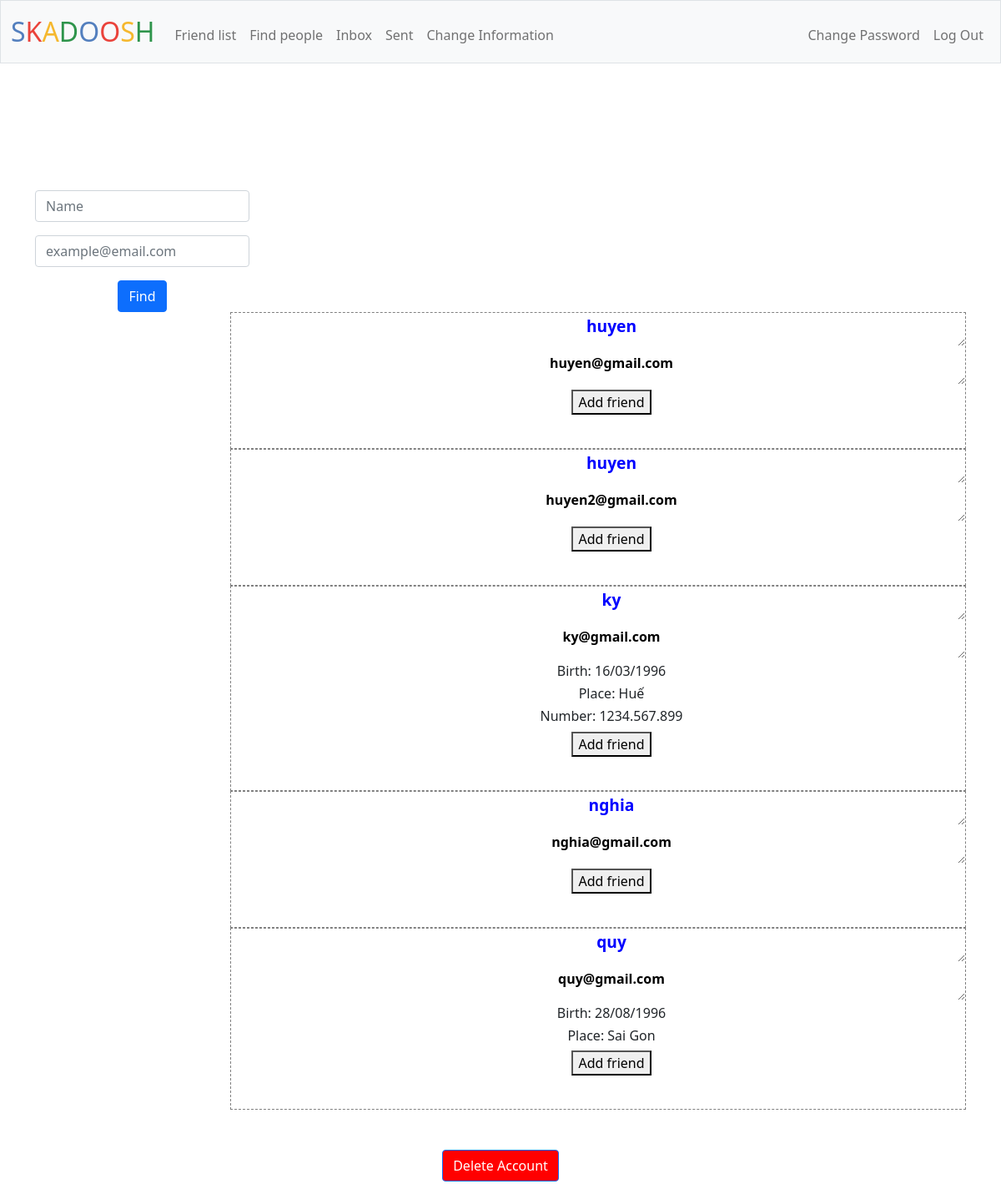
The app's page /find (signed in), older data.
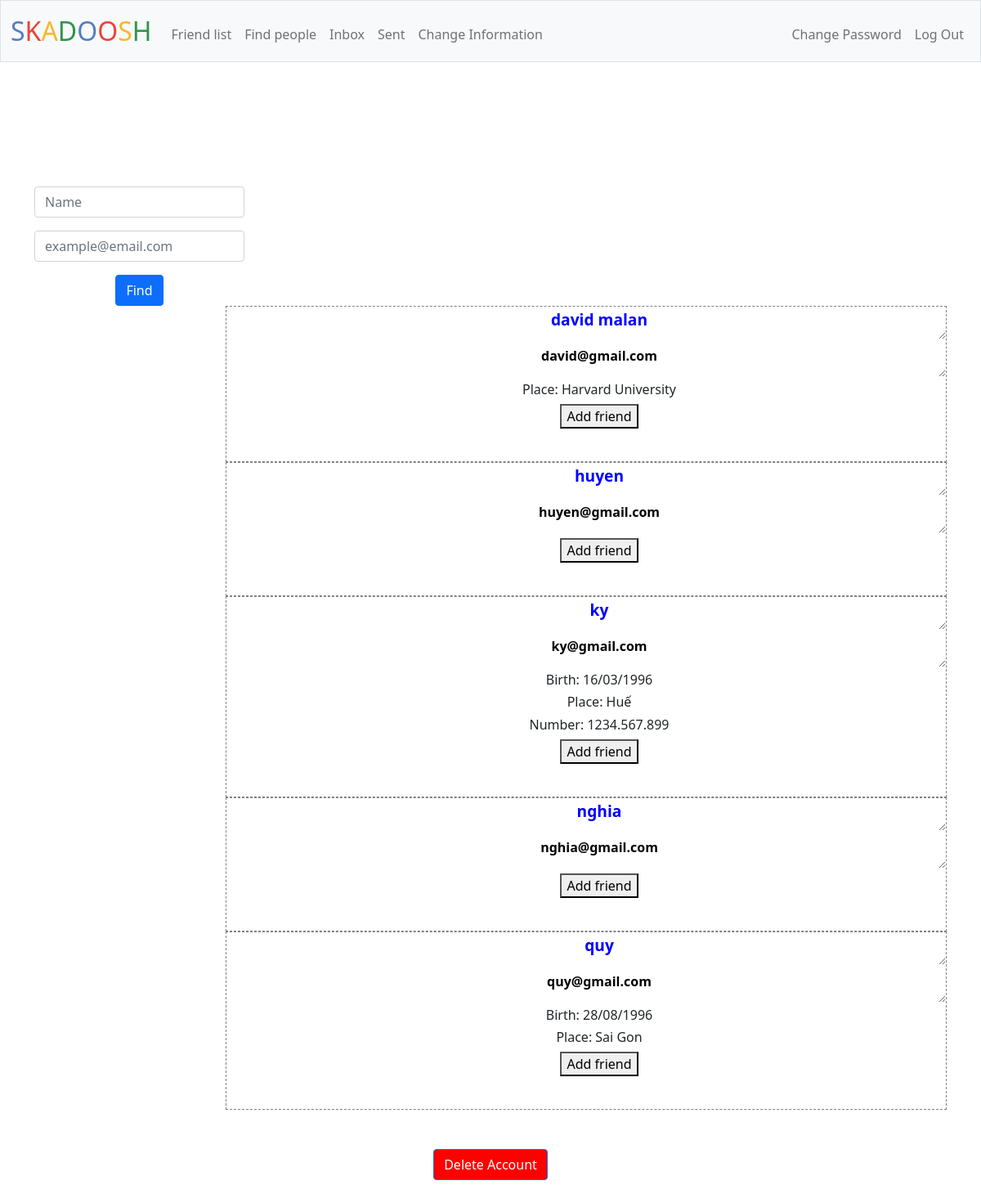
The same page, newer data.
### tables this page shows
CREATE TABLE informations (
id INTEGER PRIMARY KEY AUTOINCREMENT NOT NULL,
user_id INTEGER NOT NULL,
name TEXT NOT NULL,
birth TEXT,
place TEXT,
number TEXT,
email TEXT NOT NULL UNIQUE);

### app.py (the view, shortened to what this page needs)
@app.route("/find", methods = ["GET", "POST"])
@login_required
@information_required
def find():
    if request.method == "GET":
        user_id = session['user_id']
        rows = db.execute("SELECT * FROM informations WHERE NOT user_id = ? ORDER BY name", user_id)
        people = []
        for row in rows:
            person = {}
            person['name'] = row['name']
            person['email'] = row['email']
            person['birth'] = row['birth']
            person['place'] = row['place']
            person['number'] = row['number']
            user_id = session['user_id']
            friend_id = db.execute("SELECT user_id FROM informations WHERE email = ?", person['email'])[0]['user_id']
            row = db.execute("SELECT * FROM friends WHERE host_id = ? AND friend_id = ?", user_id, friend_id)
            if len(row) == 0:
                person['operation'] = 'Add friend'
            else:
                person['operation'] = 'Unfriend'
            people.append(person)
        return render_template("find.html", people=people)

### app.py (called while the page is built)
@app.after_request
def after_request(response):
    response.headers["Cache-Control"] = "no-cache, no-store, must-revalidate"
    response.headers["Expires"] = 0
    response.headers["Pragma"] = "no-cache"
    return response

### helpers.py (called while the page is built)
def login_required(f):
    @wraps(f)
    def decorated_function(*args, **kwargs):
        if session.get("user_id") is None:
            return redirect("/login")
        return f(*args, **kwargs)
    return decorated_function

def information_required(f):
    @wraps(f)
    def decorated_function(*args, **kwargs):
        user_id = session.get("user_id")
        rows = db.execute("SELECT * FROM informations WHERE user_id = ?", user_id)
        if len(rows) == 0:
            message = 'You must provide you informations first!'
            return render_template("information.html", requirement=message)
        return f(*args, **kwargs)
    return decorated_function

### templates/find.html (shortened to what this page needs)
{% extends "layout.html" %}
{% block main %}
<div id="parent">
    <div id="find">
        <form action="/find" method="post">
            <div class="mb-3">
                <input autofocus class="form-control mx-auto w-auto" id="name" name="name" placeholder="Name" type="text">
            </div>
            <div class="mb-3">
                <input class="form-control mx-auto w-auto" id="email" name="email" placeholder="example@email.com" type="text">
            </div>
            <button class="btn btn-primary" type="submit">Find</button>
        </form>
    </div>
    {% for person in people %}
    <div id="result">
        <form action="/add" method="post">
            <ul>
                <li><textarea id="person" name="name" readonly>{{ person["name"] }}</textarea></li>
                <li><textarea id="person-email" name="email" readonly>{{ person["email"] }}</textarea></li>
                {% if person["birth"] %}
                <li><h6>Birth: {{ person["birth"] }}</h6></li>
                {% endif %}
                {% if person["place"] %}
                <li><h6>Place: {{ person["place"] }}</h6></li>
                {% endif %}
                {% if person["number"] %}
                <li><h6>Number: {{ person["number"] }}</h6></li>
                {% endif %}
                <button type="submit">{{ person["operation"] }}</button>
            </ul>
            <br>
        </form>
    </div>
    {% endfor %}
</div>
{% endblock %}

### templates/layout.html (shortened to what this page needs)
<!DOCTYPE html>
<html lang="en">
    <head>
        <link href="https://cdn.jsdelivr.net/npm/bootstrap@5.1.3/dist/css/bootstrap.min.css" rel="stylesheet">
        <link href="/static/styles.css" rel="stylesheet">
    </head>
    <body>
        <nav class="bg-light border navbar navbar-expand-md navbar-light">
            <div class="container-fluid">
                <a class="navbar-brand" href="/"><span class="blue">S</span><span class="red">K</span><span class="yellow">A</span><span class="green">D</span><span class="blue">O</span><span class="red">O</span><span class="yellow">S</span><span class="green">H</span></a>
                <div class="collapse navbar-collapse" id="navbar">
                    {% if session["user_id"] %}
                        <ul class="navbar-nav me-auto mt-2">
                            <li class="nav-item"><a class="nav-link" href="/list">Friend list</a></li>
                            <li class="nav-item"><a class="nav-link" href="/find">Find people</a></li>
                            <li class="nav-item"><a class="nav-link" href="/inbox">Inbox</a></li>
                            <li class="nav-item"><a class="nav-link" href="/sent">Sent</a></li>
                            <li class="nav-item"><a class="nav-link" href="/change_information">Change Information</a></li>
                        </ul>
                        <ul class="navbar-nav ms-auto mt-2">
                            <li class="nav-item"><a class="nav-link" href="/change_password">Change Password</a></li>
                            <li class="nav-item"><a class="nav-link" href="/logout">Log Out</a></li>
                        </ul>
                    {% else %}
                        <ul class="navbar-nav ms-auto mt-2">
                            <li class="nav-item"><a class="nav-link" href="/register">Register</a></li>
                            <li class="nav-item"><a class="nav-link" href="/login">Log In</a></li>
                        </ul>
                    {% endif %}
                </div>
            </div>
        </nav>
        <div class="container-fluid py-5" id="main">
        </div>
        <main class="container-fluid py-5 text-center">
            {% block main %}{% endblock %}
        </main>
    </body>
    <footer>
        <main class="container-fluid py-5 text-center">
            <form action="/" method="post">
                <button id="deleteAccount" class="btn btn-primary" type="submit">Delete Account</button>
            </form>
        </main>
    </footer>
</html>

### static/styles.css (style rules this page uses)
nav .navbar-brand { font-size: xx-large; }
nav .navbar-brand .blue { color: #537fbe; }
nav .navbar-brand .red { color: #ea433b; }
nav .navbar-brand .yellow { color: #f5b82e; }
nav .navbar-brand .green { color: #2e944b; }
#deleteAccount { background-color:red; }
footer { clear: both; }

### templates/find.html (style rules this page uses)
#person { color: blue; }
#find { float: left; padding-left: 30px;; }
#result { float: right; width: 75%; margin-right: 30px; border: gray dashed thin; }
ul li { list-style-type: none; }
ul li textarea { text-align: center; width: 100%; height: 40px; background: none; border: none; }
#person { font-size: larger; font-weight: bold; }
#person-email { font-weight: bold; }

Row changes from the older to the newer data that the page shows:
removed informations: name "huyen", email "huyen2@gmail.com", operation "Add friend"
added informations: name "david malan", email "david@gmail.com", place "Harvard University", operation "Add friend"
